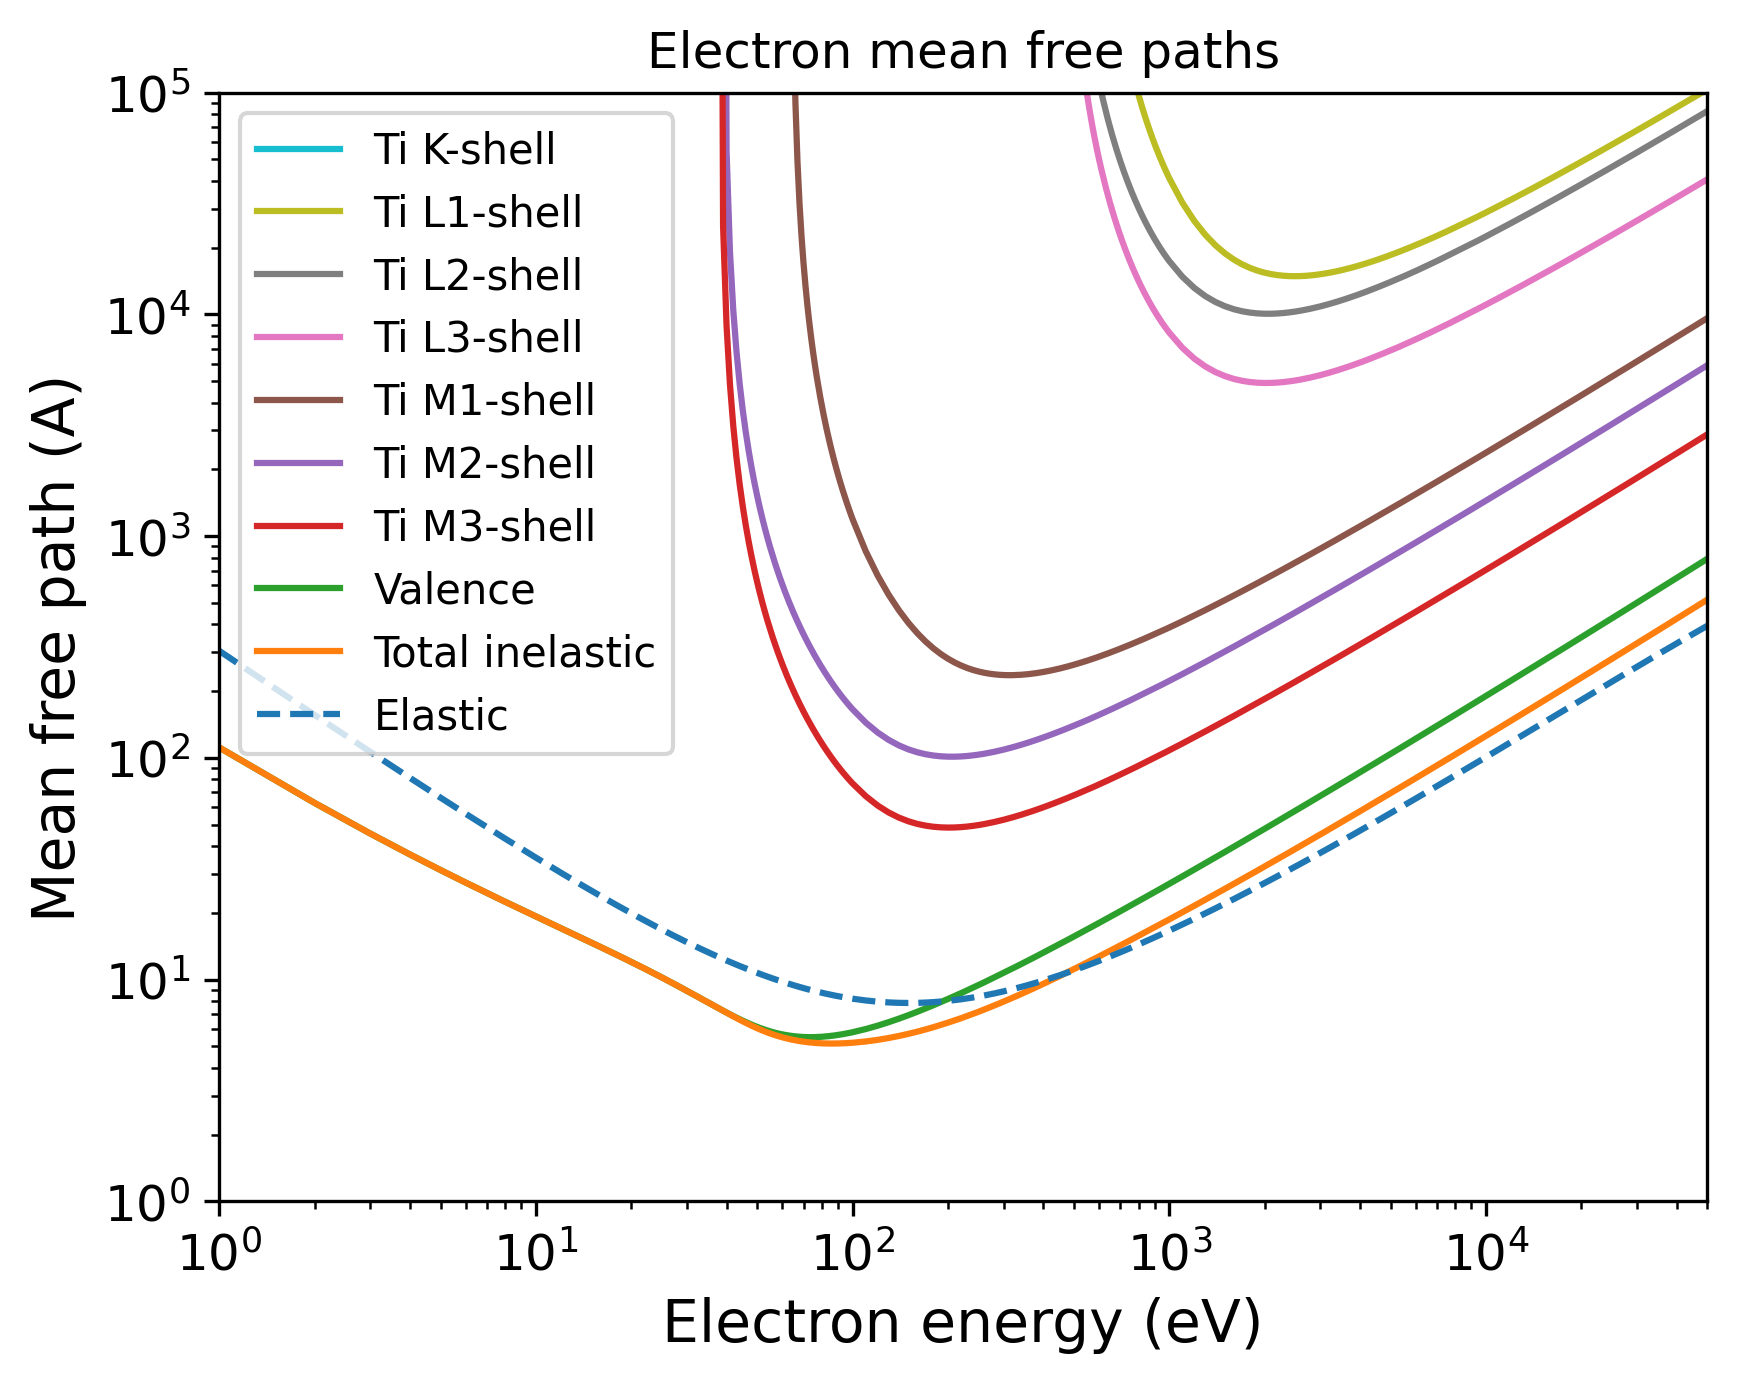

This figure's Python source:
import pandas as pd
import numpy as np
import matplotlib.pyplot as plt
import matplotlib.cm as cm
# Set the format:
plt.xlabel("Electron energy (eV)", fontsize=14)
plt.ylabel("Mean free path (A)", fontsize=14)
plt.xticks(fontsize=12)
plt.yticks(fontsize=12)
plt.grid(False)
# Set the axes:
# Read the output file:
df = pd.read_csv(r"OUTPUT_Titanium_Electron_IMFP.dat", sep=r'\s+', header=None, comment="#", skipinitialspace=True)
plt.xscale("log")
plt.yscale("log")
# Prepare the plot:
columns_to_plot = [ 1, 2, 3, 4, 5, 6, 7, 8, 9]
labels = [ "Ti K-shell", "Ti L1-shell", "Ti L2-shell", "Ti L3-shell", "Ti M1-shell", "Ti M2-shell", "Ti M3-shell", "Valence", "Total inelastic"]
# Create N distinct colors from a colormap
N = len(columns_to_plot)
colors = plt.cm.tab10(np.linspace(1, 0, 10))
# Set line styles:
linestyles = [ "-", "-", "-", "-", "-", "-", "-", "-", "-"]
for i, col in enumerate(columns_to_plot):
    color = colors[i % len(colors)]
    ls    = linestyles[i % len(linestyles)]
    label = labels[i % len(labels)]
    plt.plot(df.iloc[:, 0], df.iloc[:, col],
    color=color,
    label=label,
    linestyle=ls)
# Add a curve from the second file
df2 = pd.read_csv(r"OUTPUT_Titanium_Electron_EMFP.dat", sep=r'\s+', header=None, comment="#", skipinitialspace=True)
columns_to_plot2 = [ 2]
labels2 = [ "Elastic"]
# Create second part of the plot:
for col, label in zip(columns_to_plot2, labels2):
    plt.plot(df2.iloc[:, 0], df2.iloc[:, col], label=label, linestyle="--")
plt.xlim(1.00000000,50000.00000000)
plt.ylim(1.00000000,100000.00000000)
plt.title("Electron mean free paths")
plt.legend(loc="best", fontsize=10)
# Save the plot in this format:
plt.savefig("OUTPUT_MFP_electron.png", dpi=300, bbox_inches="tight")
